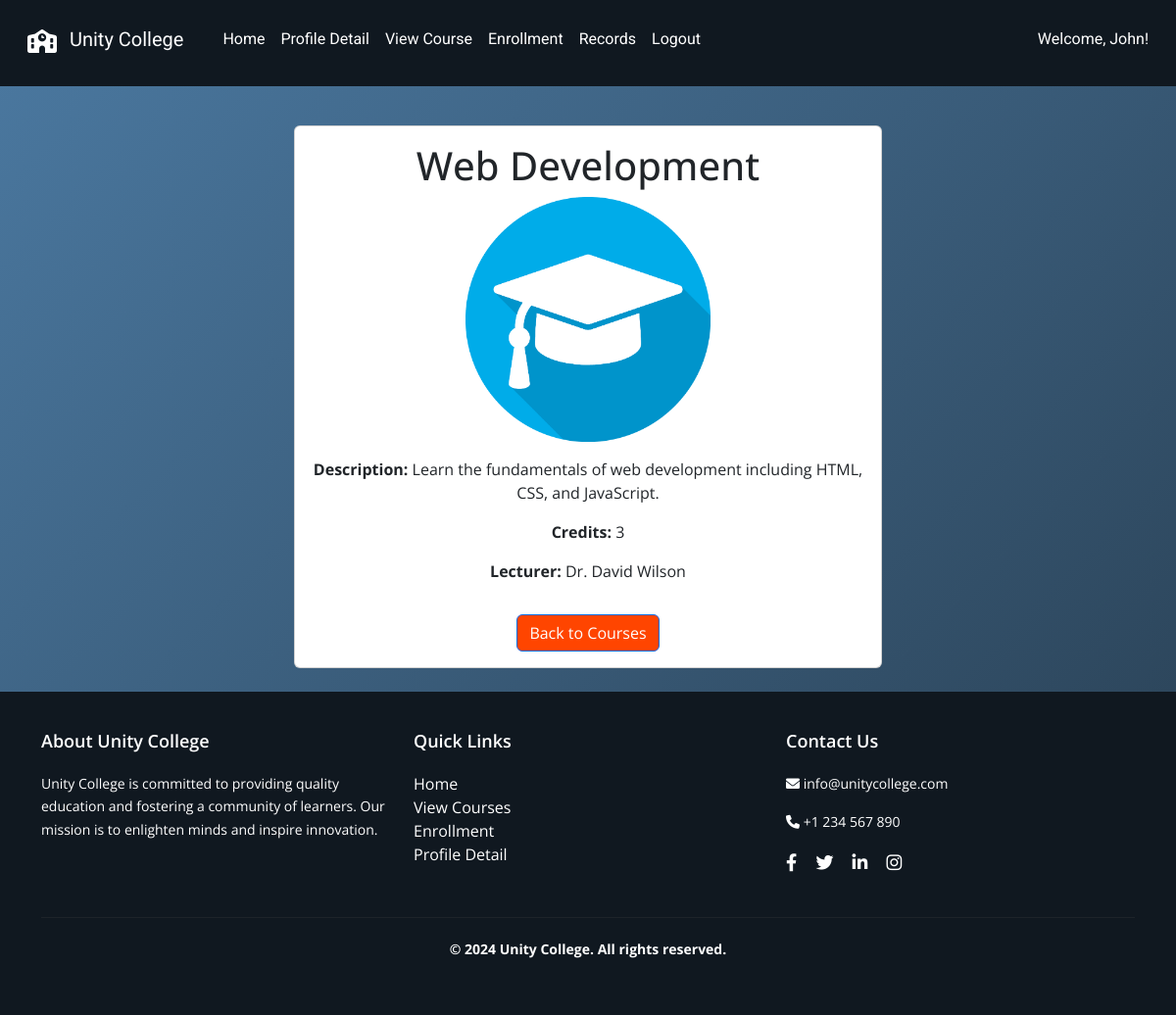
The page /student/courses/detail/40 (signed in) on the database as committed earlier.
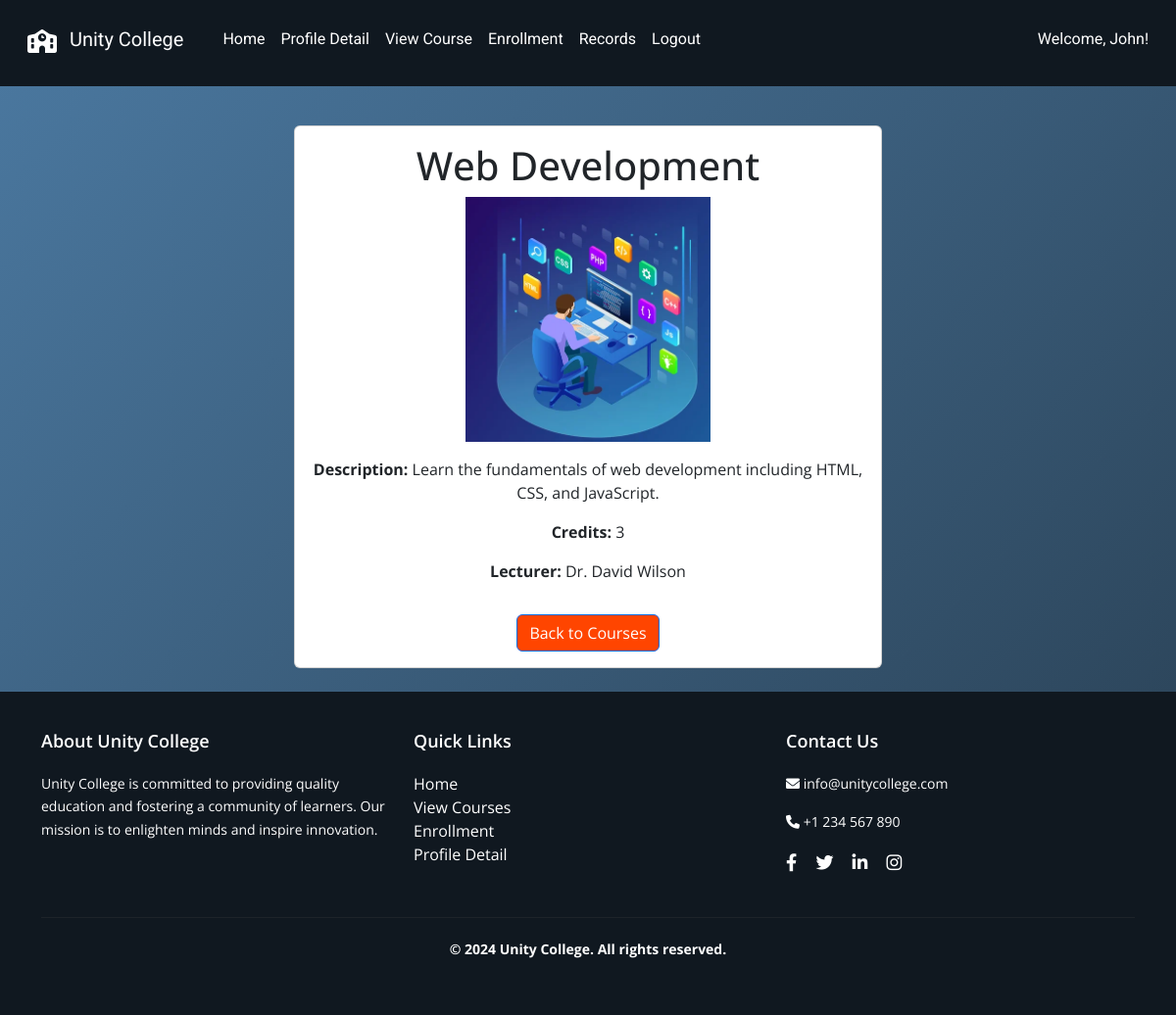
The same page on the database as committed later.
### tables this page shows
CREATE TABLE "course" (
    "id" INTEGER PRIMARY KEY AUTOINCREMENT,
    "name" TEXT NOT NULL,
    "image" TEXT NOT NULL,
    "description" TEXT NOT NULL,
    "credits" INTEGER NOT NULL,
    "lecturer" TEXT NOT NULL
);

### app.py (the view)
@app.route('/student/courses/detail/<int:course_id>')
def course_detail(course_id):
    if 'uid' not in session or session.get('user_type') != 'student':
        return redirect(url_for('student_login'))
    first_name = session.get('first_name')
    uid = session.get('uid')
    try:
        course = query_db("SELECT name, image, description, credits, lecturer FROM course WHERE id = ?", (course_id,))
        if course:
            course = course[0]
            return render_template('student/course_detail.html', course=course, first_name=first_name,uid=uid)
        else:
            return "Course not found", 404
    except Exception as e:
        print(traceback.format_exc())
        return "An error occurred while fetching course details.", 500

### dbcontroller.py (called while the page is built)
def query_db(query, args=()):
    con = sqlite3.connect('advweb.db')
    cur = con.cursor()
    cur.execute(query, args)
    rv = cur.fetchall()
    cur.close()
    con.close()
    return rv

### templates/student/course_detail.html
{% extends "/student/layout.html" %} {% block content %}
<div class="container mt-4">
  <div class="card mx-auto" style="max-width: 600px; background-color: white">
    <div class="card-body text-center">
      <h1 class="card-title">{{ course[0] }}</h1>
      <img
        src="{{ url_for('static', filename='images/courses/' ~ course[1]) }}"
        alt="Course Image"
        class="img-fluid mb-3"
        style="width: 250px; height: 250px; object-fit: cover"
      />
      <p class="card-text"><strong>Description:</strong> {{ course[2] }}</p>
      <p class="card-text"><strong>Credits:</strong> {{ course[3] }}</p>
      <p class="card-text"><strong>Lecturer:</strong> {{ course[4] }}</p>
      <a href="{{ url_for('view_courses') }}" class="btn btn-primary mt-3"
        >Back to Courses</a
      >
    </div>
  </div>
</div>
{% endblock %}

Rows that differ between the two databases and show on the page:
changed course "Web Development": image: a different picture
